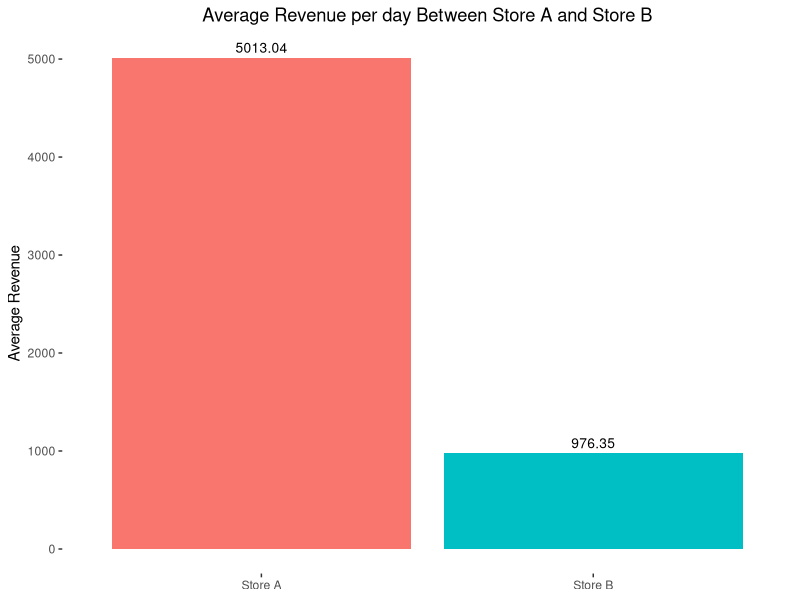

R code for this plot:
set.seed(1)

library(ggplot2)


StoreA <- rnorm(365, 5000.21, 332) # Creates 365 samples of occurences, with a mean of 5000.21 and standard deviation of 332
StoreB <- rnorm(365, 1000.12, 332) # Creates 365 samples of occurences, with a mean of 1000.12 and standard deviation of 332

Revenue <- c(StoreA, StoreB) #Combines values into one column. All 365 values of Store A will be combined along with all 365 values of Store B

Store <- rep(c("Store A", "Store B"), each = 365) #Creates of column of Store A and Store B as the two levels. 365 iterations will be created for Store A and then Store \ 

Sales <- data.frame(Store, Revenue) #Creates a dataframe of the Revenue and their corresponding store 

TTestplot <- ggplot(Sales, aes(Store, Revenue, label = Revenue, fill = Store)) + 
	stat_summary(fun.y = "mean", geom = "bar") + #
	stat_summary(aes(label=round(..y..,2)), 
		fun.y=mean, geom="text", size=3.5, vjust = -0.5) + #Plots the text of the average value for each level
	theme(panel.background=element_blank()) + #Creates a blank background for the plot's panel
	theme(plot.background=element_blank()) + #Creates a blank background for the plot 
	theme(plot.title = element_text(hjust = 0.5))+ #Centers plot title
	theme(legend.position="none") + # Gets rid of the legend
	labs(title = "Average Revenue per day Between Store A and Store B", #Adds a title for the plot
		x = NULL, y = "Average Revenue" #Labels for the x and y axis
		)
   

ggsave("TTestPlot.jpeg", #Pathway to save plot to 
	TTestplot #Indicates to save the TTestplot 
)

write.csv(Sales, #Indicates to write the Sales dataframe
	"TestData.csv" #Indicates the filepath to save the data to
)



